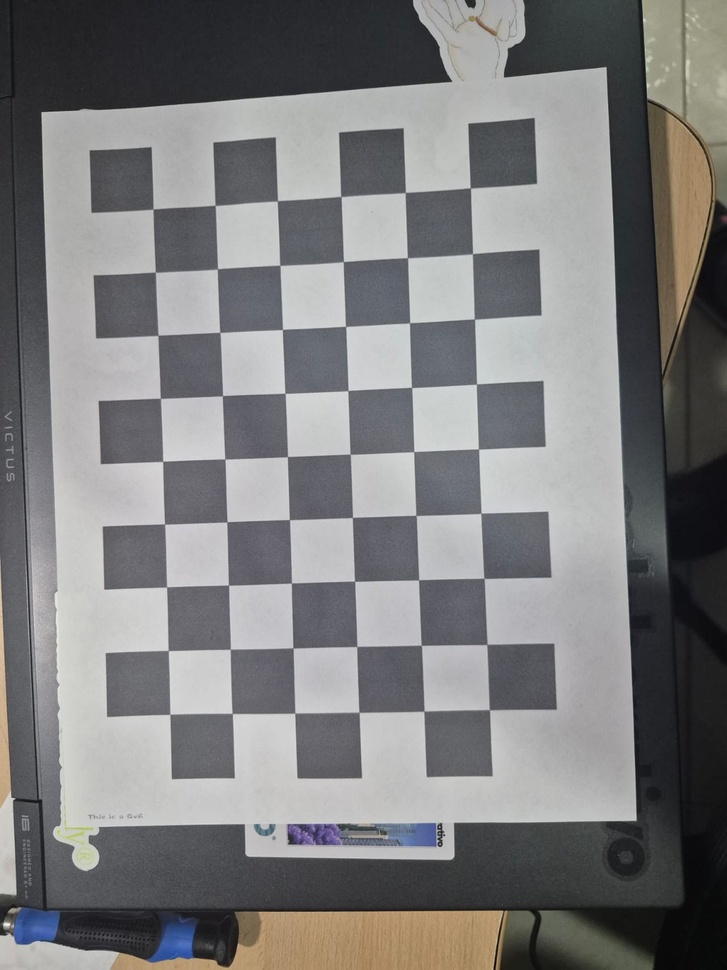
#> input picture semana_2_3_camara_pinhole_calibracion/calibration_images/WhatsApp Image 2026-02-25 at 7.44.31 PM (1).jpeg, 727 x 970 px, shrunk from 1200 x 1600 before the run; its folder holds only this picture in this run
$ python 6_calibration_validation.py
#> lines starting #> are read from the running program, lines starting #| are printed output that depends on the picture
import numpy as np
import cv2
import matplotlib.pyplot as plt
import glob
import os

# [8 lines left out: function load_calibration, not called in this run]

def compute_reprojection_error(objpoints, imgpoints, rvecs, tvecs, K, dist):
    """
    Calcula el error de reproyección para cada imagen.

    Args:
        objpoints: Lista de puntos 3D del mundo
        imgpoints: Lista de puntos 2D detectados
        rvecs: Vectores de rotación
        tvecs: Vectores de traslación
        K: Matriz intrínseca
        dist: Coeficientes de distorsión

    Returns:
        mean_error: Error medio de reproyección
        errors_per_image: Lista de errores por imagen
    """
    total_error = 0
    errors_per_image = []

    for i in range(len(objpoints)):
        # Reproyectar puntos 3D a 2D
        imgpoints_reproj, _ = cv2.projectPoints(objpoints[i], rvecs[i], tvecs[i], K, dist)

        # Calcular error euclidiano
        error = cv2.norm(imgpoints[i], imgpoints_reproj, cv2.NORM_L2) / len(imgpoints_reproj)
        errors_per_image.append(error)
        total_error += error

    mean_error = total_error / len(objpoints)

    return mean_error, errors_per_image

def recalibrate_and_validate(images_path, pattern_size=(9, 6), square_size=1.0):
    """
    Recalibra y valida la calibración de la cámara.

    Args:
        images_path: Ruta a las imágenes
        pattern_size: Tamaño del patrón de ajedrez
        square_size: Tamaño de cada cuadrado

    Returns:
        Todos los datos de calibración y validación
    """
#> called with pattern_size = (9, 6), square_size = 1
    # Preparar puntos 3D
    objp = np.zeros((pattern_size[0] * pattern_size[1], 3), np.float32)
    objp[:, :2] = np.mgrid[0:pattern_size[0], 0:pattern_size[1]].T.reshape(-1, 2)
    objp *= square_size

    objpoints = []
    imgpoints = []

    # Si es una lista, usarla directamente; si es string, hacer glob
    if isinstance(images_path, list):
        images = images_path
    else:
        images = glob.glob(images_path)

    if len(images) == 0:
        print(f"No se encontraron imágenes")
        return None

    print(f"Procesando {len(images)} imágenes...")

    successful_images = []
    gray_shape = None

    for fname in images:
        img = cv2.imread(fname)
#> img is the input picture: shape (970, 727, 3); mean B, G, R 124.9, 124.2, 124.5
        if img is None:
            continue

        gray = cv2.cvtColor(img, cv2.COLOR_BGR2GRAY)
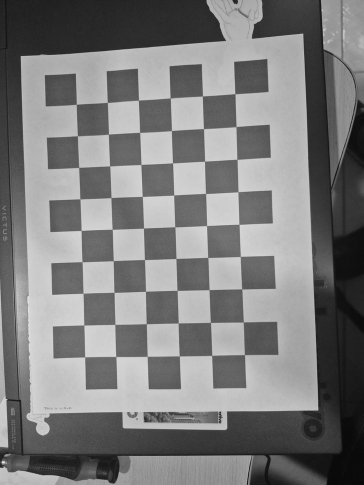
#> gray: shape (970, 727) (shown at 1/2 size); min 6, max 250, mean 124.4
        gray_shape = gray.shape[::-1]

        ret, corners = cv2.findChessboardCorners(gray, pattern_size, None)
#> ret = True; corners = 54 rows, first 8: [470.4, 188], [472.4, 253.7], [474.4, 319.1], [476.4, 384.1], [478.5, 449], [480.9, 513.3], [484, 578.4], [486.8, 644.4]

        if ret:
            objpoints.append(objp)
            criteria = (cv2.TERM_CRITERIA_EPS + cv2.TERM_CRITERIA_MAX_ITER, 30, 0.001)
            corners_refined = cv2.cornerSubPix(gray, corners, (11, 11), (-1, -1), criteria)
#> corners_refined = 54 rows, first 8: [470.4, 187.9], [472.5, 253.7], [474.5, 319.1], [476.4, 384.1], [478.5, 449], [481, 513.3], [484, 578.4], [487, 644.5]
            imgpoints.append(corners_refined)
            successful_images.append((fname, img, corners_refined))

    if len(objpoints) == 0:
        print("Error: No se detectó el patrón en ninguna imagen")
        return None

    # Calibrar
    ret, K, dist, rvecs, tvecs = cv2.calibrateCamera(
        objpoints, imgpoints, gray_shape, None, None
    )
#> ret = 0.246; K = [[1273.4, 0, 361.8], [0, 1266.6, 465.7], [0, 0, 1]]; dist = [[0.911, -15.71, -0.00463, -0.000209, 95.93]]; rvecs = ([0.0913, 0.126, 1.53],); tvecs = ([1.66, -4.26, 19.83],)

    # Calcular errores
    mean_error, errors = compute_reprojection_error(objpoints, imgpoints, rvecs, tvecs, K, dist)
#> the loop in compute_reprojection_error, `for i in range(len(objpoints)):` made 1 pass
#> (error, total_error) on pass 1: (0.0335, 0.0335)
#> after the loop in compute_reprojection_error, `for i in range(len(objpoints)):`: errors_per_image = [0.0335]; total_error = 0.0335
#> mean_error = 0.0335; errors = [0.0335]

    return {
        'ret': ret,
        'K': K,
        'dist': dist,
        'rvecs': rvecs,
        'tvecs': tvecs,
        'objpoints': objpoints,
        'imgpoints': imgpoints,
        'mean_error': mean_error,
        'errors_per_image': errors,
        'successful_images': successful_images
    }

def visualize_reprojection(cal_data, num_samples=2):
    """
    Visualiza la reproyección de puntos comparando puntos detectados vs reproyectados.

    Args:
        cal_data: Diccionario con datos de calibración
        num_samples: Número de imágenes a visualizar
    """
    if cal_data is None:
        return

    K = cal_data['K']
    dist = cal_data['dist']
    objpoints = cal_data['objpoints']
    imgpoints = cal_data['imgpoints']
    rvecs = cal_data['rvecs']
    tvecs = cal_data['tvecs']
    successful_images = cal_data['successful_images']

    num_samples = min(num_samples, len(successful_images))

    fig, axes = plt.subplots(num_samples, 2, figsize=(14, 7*num_samples))

    if num_samples == 1:
        axes = axes.reshape(1, -1)

    for idx in range(num_samples):
        fname, img, corners = successful_images[idx]

        # Reproyectar puntos
        imgpoints_reproj, _ = cv2.projectPoints(objpoints[idx], rvecs[idx], tvecs[idx], K, dist)

        # Error para esta imagen
        error = cal_data['errors_per_image'][idx]

        # Imagen con puntos detectados
        img_detected = img.copy()
        for corner in corners:
            cv2.circle(img_detected, tuple(corner.ravel().astype(int)), 5, (0, 255, 0), -1)

        # Imagen con puntos reproyectados
        img_reproj = img.copy()
        for point in imgpoints_reproj:
            cv2.circle(img_reproj, tuple(point.ravel().astype(int)), 5, (255, 0, 0), -1)

        # Imagen combinada
        img_combined = img.copy()
        for corner, reproj in zip(corners, imgpoints_reproj):
            # Punto detectado en verde
            cv2.circle(img_combined, tuple(corner.ravel().astype(int)), 5, (0, 255, 0), -1)
            # Punto reproyectado en rojo
            cv2.circle(img_combined, tuple(reproj.ravel().astype(int)), 5, (255, 0, 0), 2)
            # Línea conectando ambos
            cv2.line(img_combined,
                    tuple(corner.ravel().astype(int)),
                    tuple(reproj.ravel().astype(int)),
                    (255, 255, 0), 1)

        # Mostrar
        axes[idx, 0].imshow(cv2.cvtColor(img_detected, cv2.COLOR_BGR2RGB))
        axes[idx, 0].set_title(f'Detectados (verde) - {os.path.basename(fname)}')
        axes[idx, 0].axis('off')

        axes[idx, 1].imshow(cv2.cvtColor(img_combined, cv2.COLOR_BGR2RGB))
        axes[idx, 1].set_title(f'Reproyectados (rojo) - Error: {error:.3f} px')
        axes[idx, 1].axis('off')

    plt.tight_layout()
    plt.savefig('../media/6_reprojection_error.png', dpi=150, bbox_inches='tight')
    print("Imagen guardada: media/6_reprojection_error.png")
    plt.show()

def plot_error_distribution(cal_data):
    """
    Grafica la distribución de errores de reproyección.

    Args:
        cal_data: Diccionario con datos de calibración
    """
    if cal_data is None:
        return

    errors = cal_data['errors_per_image']

    fig, axes = plt.subplots(1, 2, figsize=(14, 5))

    # Gráfico de barras
    axes[0].bar(range(len(errors)), errors, color='steelblue')
    axes[0].axhline(y=cal_data['mean_error'], color='r', linestyle='--',
                   label=f'Error medio: {cal_data["mean_error"]:.3f} px')
    axes[0].set_xlabel('Imagen')
    axes[0].set_ylabel('Error de reproyección (píxeles)')
    axes[0].set_title('Error por Imagen')
    axes[0].legend()
    axes[0].grid(True, alpha=0.3)

    # Histograma
    axes[1].hist(errors, bins=15, color='steelblue', edgecolor='black', alpha=0.7)
    axes[1].axvline(x=cal_data['mean_error'], color='r', linestyle='--',
                   label=f'Error medio: {cal_data["mean_error"]:.3f} px')
    axes[1].set_xlabel('Error de reproyección (píxeles)')
    axes[1].set_ylabel('Frecuencia')
    axes[1].set_title('Distribución de Errores')
    axes[1].legend()
    axes[1].grid(True, alpha=0.3)

    plt.tight_layout()
    plt.savefig('../media/6_error_distribution.png', dpi=150, bbox_inches='tight')
    print("Imagen guardada: media/6_error_distribution.png")
    plt.show()

if __name__ == "__main__":
    print("=== Validación de Calibración ===")

    # Ruta a imágenes de calibración
    calibration_path_jpg = '../calibration_images/*.jpg'
    calibration_path_jpeg = '../calibration_images/*.jpeg'

    images = glob.glob(calibration_path_jpg) + glob.glob(calibration_path_jpeg)

    if len(images) == 0:
        print(f"\nNo se encontraron imágenes en: calibration_images/")
        print("Coloca imágenes de calibración en calibration_images/")
    else:
        print("\n1. Recalibrando cámara para validación...")
        # Pasar lista de imágenes directamente
        cal_data = recalibrate_and_validate(
            images,
            pattern_size=(9, 6),
            square_size=1.0
        )
#> cal_data = 10 items

        if cal_data is not None:
            print("\n=== Resultados de Validación ===")
            print(f"\nError RMS de calibración: {cal_data['ret']:.4f} píxeles")
#| Error RMS de calibración: 0.2460 píxeles
            print(f"Error medio de reproyección: {cal_data['mean_error']:.4f} píxeles")
#| Error medio de reproyección: 0.0335 píxeles
            print(f"Número de imágenes utilizadas: {len(cal_data['objpoints'])}")
#| Número de imágenes utilizadas: 1

            print("\nMatriz Intrínseca K:")
            print(cal_data['K'])
#| [[1.27343005e+03 0.00000000e+00 3.61769025e+02]
#|  [0.00000000e+00 1.26657305e+03 4.65654924e+02]
#|  [0.00000000e+00 0.00000000e+00 1.00000000e+00]]

            print("\nCoeficientes de Distorsión:")
            print(cal_data['dist'].flatten())
#| [ 9.10747233e-01 -1.57088094e+01 -4.62599461e-03 -2.09015365e-04
#|   9.59275780e+01]

            # Evaluar calidad
            print("\n=== Evaluación de Calidad ===")
            if cal_data['mean_error'] < 0.5:
                print("✓ Excelente calibración (error < 0.5 px)")
            elif cal_data['mean_error'] < 1.0:
                print("✓ Buena calibración (error < 1.0 px)")
            elif cal_data['mean_error'] < 2.0:
                print("⚠ Calibración aceptable (error < 2.0 px)")
            else:
                print("✗ Calibración pobre (error >= 2.0 px)")
                print("  Recomendaciones:")
                print("  - Captura más imágenes desde diferentes ángulos")
                print("  - Asegúrate de que el patrón esté bien enfocado")
                print("  - Cubre todo el campo de visión de la cámara")

            # Visualizaciones
            print("\n2. Generando visualizaciones...")
            visualize_reprojection(cal_data, num_samples=2)
#> in visualize_reprojection, `dist = cal_data['dist']`: dist = [[0.911, -15.71, -0.00463, -0.000209, 95.93]]
#> in visualize_reprojection, `objpoints = cal_data['objpoints']`: objpoints = 1 item
#> in visualize_reprojection, `rvecs = cal_data['rvecs']`: rvecs = ([0.0913, 0.126, 1.53],)
#> in visualize_reprojection, `tvecs = cal_data['tvecs']`: tvecs = ([1.66, -4.26, 19.83],)
#> in visualize_reprojection, `successful_images = cal_data['successful_images']`: successful_images = 1 item
#> in visualize_reprojection, `num_samples = min(num_samples, len(successful_images))`: num_samples = 1
#> the loop in visualize_reprojection, `for idx in range(num_samples):` made 1 pass
#> in visualize_reprojection, `plt.savefig('../media/6_reprojection_error.png', dpi=150, bbox_inches=..`:
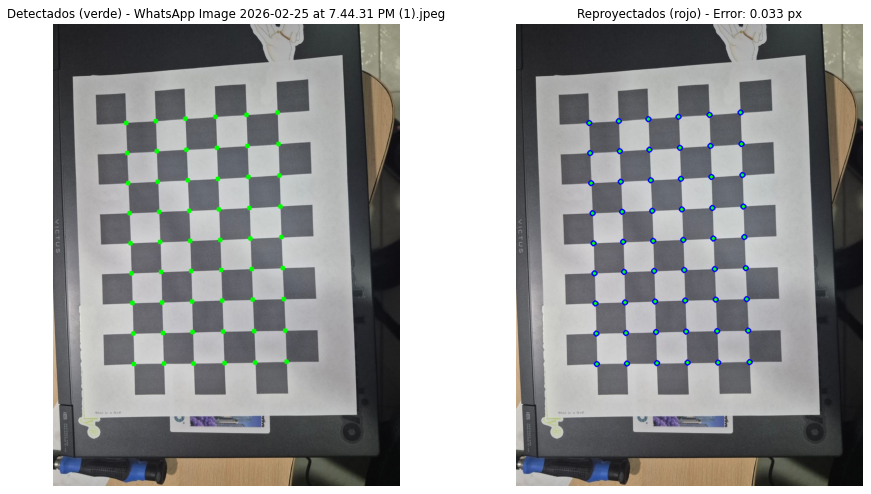
#> figure drawn by matplotlib, 2 panels
            plot_error_distribution(cal_data)
#> in plot_error_distribution, `errors = cal_data['errors_per_image']`: errors = [0.0335]
#> in plot_error_distribution, `plt.savefig('../media/6_error_distribution.png', dpi=150, bbox_inches=..`:
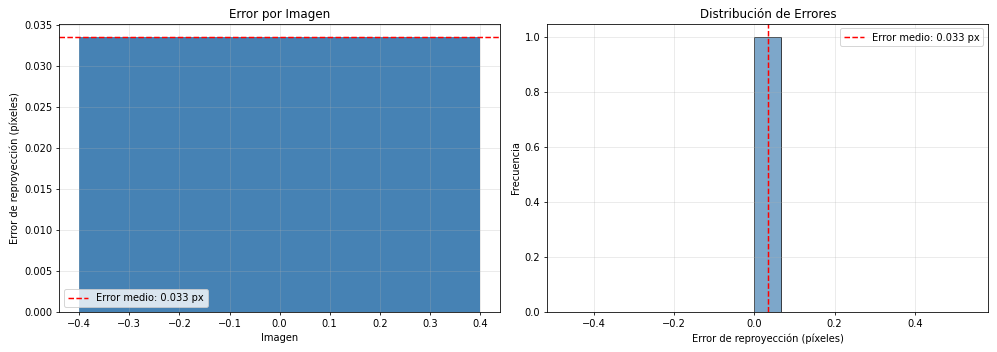
#> figure drawn by matplotlib, 2 panels; panel 2: tallest bar 1 high, from x = 0.000137 to 0.0668

            print("\n¡Validación completada!")

$ run again, on semana_2_3_camara_pinhole_calibracion/calibration_images/WhatsApp Image 2026-02-25 at 7.44.31 PM (5).jpeg
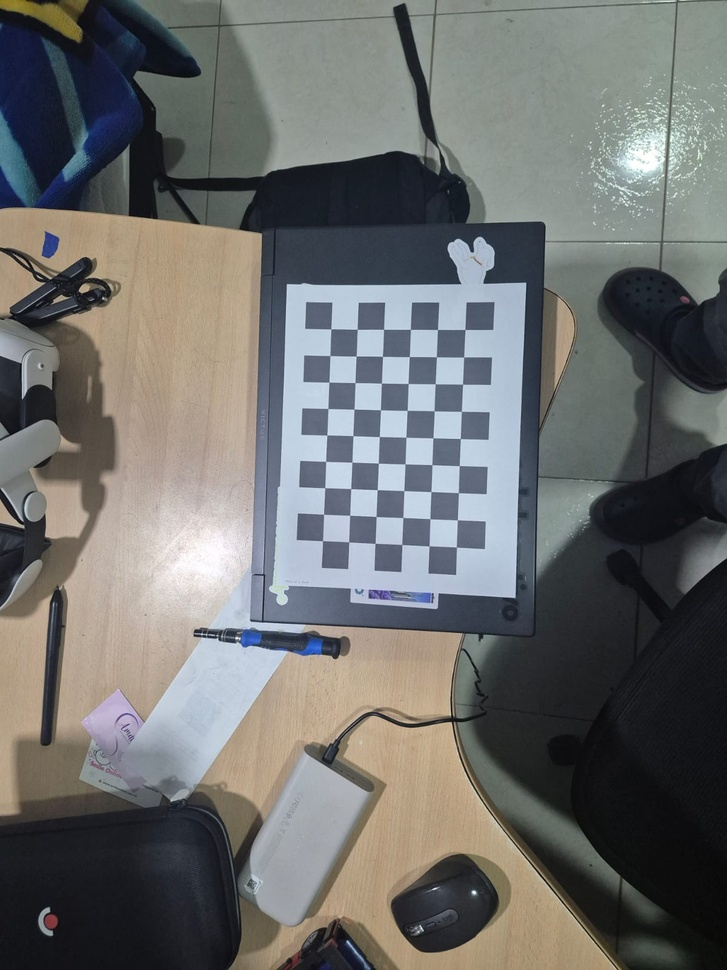
#> input picture semana_2_3_camara_pinhole_calibracion/calibration_images/WhatsApp Image 2026-02-25 at 7.44.31 PM (5).jpeg, 727 x 970 px, shrunk from 1200 x 1600 before the run
#> in recalibrate_and_validate, img is the input picture: shape (970, 727, 3); mean B, G, R 108.4, 109.8, 108.9
#> in recalibrate_and_validate, `ret, corners = cv2.findChessboardCorners(gray, pattern_size, None)`: ret = True; corners = 54 rows, first 8: [465, 329.5], [463.6, 357.1], [462.6, 384.2], [461.4, 411.4], [460.3, 438.6], [459.2, 465.6], [458.4, 492.6], [457.4, 519.8]
#> corners_refined = 54 rows, first 8: [464.9, 329.4], [463.6, 357], [462.5, 384.2], [461.4, 411.4], [460.4, 438.6], [459.3, 465.6], [458.4, 492.6], [457.4, 519.9]
#> in recalibrate_and_validate, `ret, K, dist, rvecs, tvecs = cv2.calibrateCamera( objpoints, imgpoints..`: ret = 0.116; K = [[13645.4, 0, 417.1], [0, 4691.8, 574.8], [0, 0, 1]]; dist = [[0.569, 882.4, 0.116, 0.023, -0.459]]; rvecs = ([0.984, 0.923, 1.4],); tvecs = ([0.589, -9, 170.4],)
#> the loop in compute_reprojection_error, `for i in range(len(objpoints)):` made 1 pass
#> (error, total_error) on pass 1: (0.0158, 0.0158)
#> after the loop in compute_reprojection_error, `for i in range(len(objpoints)):`: errors_per_image = [0.0158]; total_error = 0.0158
#> in recalibrate_and_validate, `mean_error, errors = compute_reprojection_error(objpoints, imgpoints, ..`: errors = [0.0158]
#> cal_data = 10 items
#| Error RMS de calibración: 0.1160 píxeles
#| Error medio de reproyección: 0.0158 píxeles
#| Número de imágenes utilizadas: 1
#| [[1.36454299e+04 0.00000000e+00 4.17096102e+02]
#|  [0.00000000e+00 4.69175995e+03 5.74775179e+02]
#|  [0.00000000e+00 0.00000000e+00 1.00000000e+00]]
#| [ 5.68575588e-01  8.82440303e+02  1.16398618e-01  2.29879616e-02
#|  -4.59134163e-01]
#> in visualize_reprojection, `dist = cal_data['dist']`: dist = [[0.569, 882.4, 0.116, 0.023, -0.459]]
#> objpoints = 1 item
#> in visualize_reprojection, `rvecs = cal_data['rvecs']`: rvecs = ([0.984, 0.923, 1.4],)
#> in visualize_reprojection, `tvecs = cal_data['tvecs']`: tvecs = ([0.589, -9, 170.4],)
#> successful_images = 1 item
#> num_samples = 1
#> the loop in visualize_reprojection, `for idx in range(num_samples):` made 1 pass
#> in visualize_reprojection, `plt.savefig('../media/6_reprojection_error.png', dpi=150, bbox_inches=..`:
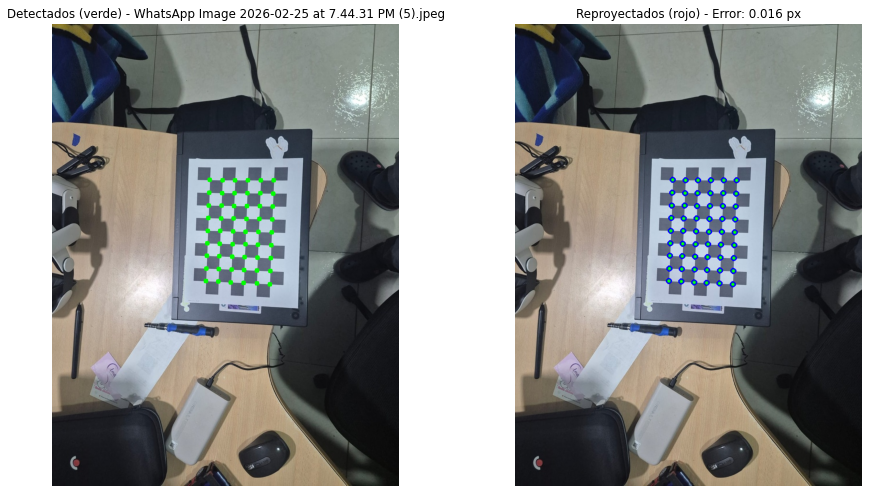
#> figure drawn by matplotlib, 2 panels
#> in plot_error_distribution, `errors = cal_data['errors_per_image']`: errors = [0.0158]
#> in plot_error_distribution, `plt.savefig('../media/6_error_distribution.png', dpi=150, bbox_inches=..`:
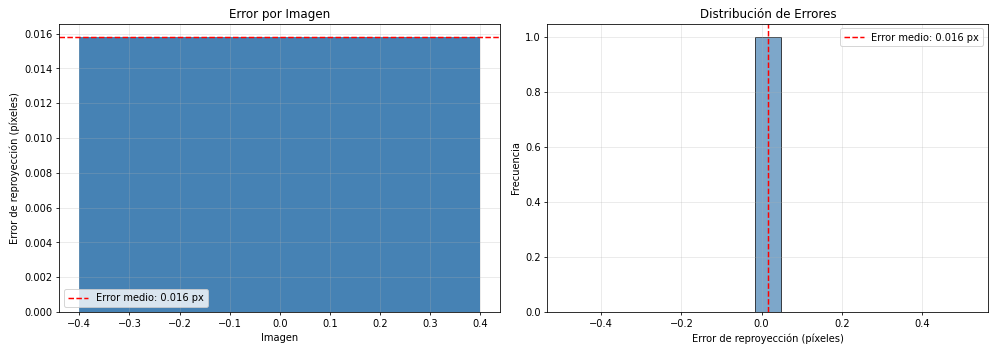
#> figure drawn by matplotlib, 2 panels; panel 2: tallest bar 1 high, from x = -0.0175 to 0.0491
